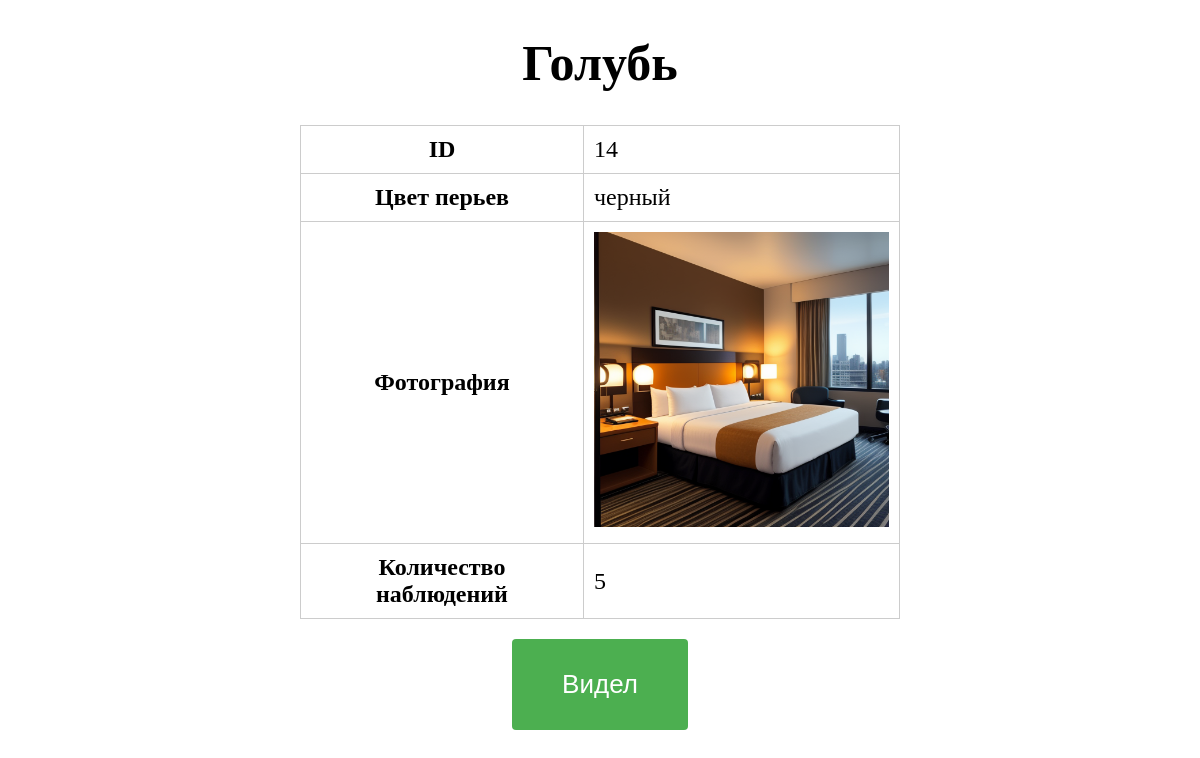
/bird/14/, run on the app's committed database.
### bird/models.py (models this page shows, shortened)
class Bird(models.Model):
    name = models.CharField(max_length=100, verbose_name='Название птицы')
    color = models.CharField(max_length=50, verbose_name='Цвет перьев')
    photo = models.ImageField(upload_to='bird_photos/', verbose_name='Фотография')
    sightings = models.PositiveIntegerField(default=0, verbose_name='Количество наблюдений')
    class Meta:
        verbose_name = 'Птица'
        verbose_name_plural = 'Птицы'

### bird/views.py (the view)
# urls.py: path('bird/<int:id>/', one_bird, name='one_bird'),
def one_bird(request, id):
    bird = get_object_or_404(Bird, id=id)
    return render(request, 'bird/one_bird.html', {'bird': bird})

### bird/templates/bird/one_bird.html (shortened to what this page needs)
<!DOCTYPE html>
<html lang="en">
<head>
</head>
<body>
    <h1>{{ bird.name }}</h1>
    <table>
        <tr>
            <th>ID</th>
            <td>{{ bird.id }}</td>
        </tr>
        <tr>
            <th>Цвет перьев</th>
            <td>{{ bird.color }}</td>
        </tr>
        <tr>
            <th>Фотография</th>
            <td><img src="{{ bird.photo.url }}" alt="{{ bird.name }}" width="300"></td>
        </tr>
        <tr>
            <th>Количество наблюдений</th>
            <td>{{ bird.sightings }}</td>
        </tr>
    </table>
    <div class="button-container">
        <button class="increment-button" data-bird-id="{{ bird.id }}">Видел</button>
    </div>
</body>
</html>

### bird/templates/bird/one_bird.html (style rules this page uses)
h1 { font-size: 50px; text-align: center; }
table { border-collapse: collapse; width: 100%; max-width: 600px; margin: 0 auto; font-size: 24px; }
th, td { padding: 10px; border: 1px solid #ccc; }
img { max-width: 100%; height: auto; }
.button-container { text-align: center; margin-top: 20px; }
.increment-button { background-color: #4CAF50; color: white; padding: 30px 50px; border: none; border-radius: 4px; cursor: pointer; font-size: 26px; }

### data on the page
Bird: name "Голубь", id "14", color "черный", photo (picture), sightings "5"
